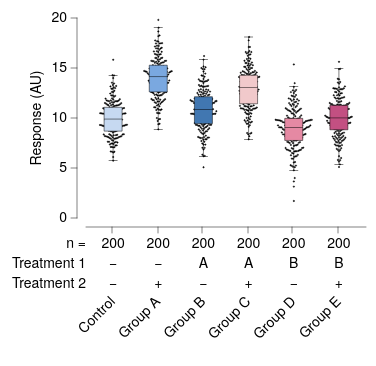

Vega-Lite specification stored for this chart:
### Vega-Lite specification from a JSON file in a GitHub repository (floating-point values rounded to 4 significant figures; data arrays with more than 128 entries replaced by an {"elided": "..."} marker saying what was removed)
{"background": null, "config": {"arc": {"fill": "#DBDBDB", "fillOpacity": 1.0, "innerRadius": 25.0, "padAngle": 0.03, "stroke": "black", "strokeOpacity": 1, "strokeWidth": 0.25}, "area": {"fill": "#DBDBDB", "fillOpacity": 1.0, "stroke": "black", "strokeOpacity": 1, "strokeWidth": 0.25}, "axis": {"domain": true, "domainCap": "round", "domainColor": "black", "domainWidth": 0.25, "grid": false, "gridCap": "round", "gridColor": "#F1F1F1", "gridDash": [0, 0], "gridOpacity": 1.0, "gridWidth": 0.25, "labelColor": "black", "labelFont": "HelveticaNeue", "labelFontSize": 7, "labelFontStyle": "normal", "labelFontWeight": 400, "offset": 4.5, "ticks": true, "tickCap": "round", "tickColor": "black", "tickSize": 3, "tickWidth": 0.25, "titleColor": "black", "titleFont": "HelveticaNeue", "titleFontSize": 7, "titleFontStyle": "normal", "titleFontWeight": 400}, "axisX": {"domain": true, "labelAlign": "center", "labelAngle": 0, "labels": true, "ticks": true, "translate": 0}, "axisY": {"domain": true, "labelAlign": "right", "labelAngle": 0, "labels": true, "ticks": true, "translate": 0}, "axisRight": {"domain": true, "labelAlign": "left", "labelAngle": 0, "labels": true, "ticks": true, "translate": 0}, "axisTop": {"domain": true, "labelAlign": "center", "labelAngle": 0, "labels": true, "ticks": true, "translate": 0}, "bar": {"fill": "#DBDBDB", "fillOpacity": 1.0, "stroke": "black", "strokeOpacity": 1, "strokeWidth": 0.25}, "boxplot": {"size": 9.0, "ticks": {"cornerRadius": 0.25, "fill": "black", "size": 4.5, "thickness": 0.25}, "box": {"fillOpacity": 1.0, "stroke": "black", "strokeOpacity": 1, "strokeWidth": 0.25}, "median": {"fill": "black", "fillOpacity": 1.0, "size": 9.0, "thickness": 0.25}, "rule": {"fill": "black", "fillOpacity": 1.0, "size": 10.0, "stroke": "black", "strokeDash": [0, 0], "strokeOpacity": 1, "strokeWidth": 0.25}, "outliers": {"color": "black", "fill": "black", "fillOpacity": 1.0, "size": 0, "stroke": "black", "strokeOpacity": 1, "strokeWidth": 0.25}}, "circle": {"fill": "black", "fillOpacity": 1.0, "size": 0.5, "stroke": "black", "strokeOpacity": 1, "strokeWidth": 0.25}, "errorband": {"band": {"fillOpacity": 0.6, "stroke": null, "strokeWidth": 0.25, "strokeOpacity": 1}, "borders": {"opacity": 0, "strokeOpacity": 0.25, "strokeWidth": 1}}, "errorbar": {"opacity": 1, "rule": {"strokeDash": [0, 0], "strokeWidth": 0.5}, "ticks": {"color": "black", "cornerRadius": 0.25, "opacity": 1, "size": 6.0, "thickness": 0.5}, "thickness": 0.5}, "font": "HelveticaNeue", "geoshape": {"fill": "#DBDBDB", "fillOpacity": 1.0, "stroke": "black", "strokeOpacity": 1, "strokeWidth": 0.25}, "header": {"labelColor": "black", "labelFont": "HelveticaNeue", "labelFontSize": 7, "labelFontStyle": "normal", "labelFontWeight": 400, "titleColor": "black", "titleFont": "HelveticaNeue", "titleFontSize": 7, "titleFontStyle": "normal", "titleFontWeight": 400, "titlePadding": 0}, "legend": {"disable": false, "offset": 4.5, "gradientLength": 50.0, "gradientThickness": 5.0, "gradientOpacity": 1.0, "gradientStrokeColor": "black", "gradientStrokeWidth": 0.25, "labelColor": "black", "labelFont": "HelveticaNeue", "labelFontSize": 7, "labelFontStyle": "normal", "labelFontWeight": 400, "strokeColor": "black", "strokeWidth": 0, "symbolSize": 42, "symbolStrokeColor": "black", "symbolStrokeWidth": 0.25, "titleColor": "black", "titleFont": "HelveticaNeue", "titleFontSize": 7, "titleFontStyle": "normal", "titleFontWeight": 400}, "line": {"color": "black", "stroke": "black", "strokeCap": "round", "strokeDash": [0, 0], "strokeOpacity": 1, "strokeWidth": 0.375}, "point": {"filled": true, "fill": "#DBDBDB", "fillOpacity": 1.0, "size": 5.0, "stroke": "black", "strokeOpacity": 1, "strokeWidth": 0.25}, "range": {"category": ["#C6D9F1", "#F1C9CB", "#FEF0B9", "#CEE37A", "#7AA8E0", "#E589A3", "#FDDD5D", "#68B961", "#4177B1", "#C35082", "#E5C227", "#438156"], "diverging": {"scheme": ["#C35082", "#CE6D94", "#D989A7", "#E2A4BA", "#EABFCE", "#F1DBE2", "#F6F6F6", "#D7E0EB", "#B9CBE0", "#9BB6D5", "#7DA1C9", "#5F8CBD", "#4177B1"]}, "heatmap": {"scheme": ["#DFE9F7", "#C6D9F1", "#ADC8EC", "#94B8E6", "#7AA8E0", "#6097DA", "#4D87CA", "#4177B1", "#386898", "#2F597F", "#264A69", "#1D3A58"]}, "ordinal": {"scheme": ["#F1F1F1", "#DBDBDB", "#C6C6C6", "#B2B2B2", "#9D9D9D", "#898989", "#767676", "#636363", "#515151", "#404040", "#2F2F2F", "#1F1F1F"]}, "ramp": {"scheme": ["#DFE9F7", "#C6D9F1", "#ADC8EC", "#94B8E6", "#7AA8E0", "#6097DA", "#4D87CA", "#4177B1", "#386898", "#2F597F", "#264A69", "#1D3A58"]}}, "rule": {"color": "black", "stroke": "black", "strokeCap": "round", "strokeDash": [2, 2], "strokeOpacity": 1, "strokeWidth": 0.25}, "scale": {"bandPaddingInner": 0.1, "bandPaddingOuter": 0.1, "round": false}, "rect": {"fill": "#DBDBDB", "fillOpacity": 1.0, "stroke": "black", "strokeOpacity": 1, "strokeWidth": 0.25}, "square": {"fill": "#DBDBDB", "fillOpacity": 1.0, "size": 10.0, "stroke": "black", "strokeOpacity": 1, "strokeWidth": 0.25}, "text": {"color": "black", "font": "HelveticaNeue", "fontSize": 7, "fontStyle": "normal", "fontWeight": 400}, "title": {"anchor": "middle", "frame": "group", "color": "black", "font": "HelveticaNeue", "fontSize": 7, "fontStyle": "normal", "fontWeight": 400, "subtitleColor": "black", "subtitleFont": "HelveticaNeue", "subtitleFontSize": "HelveticaNeue", "subtitleFontStyle": "normal", "subtitleFontWeight": 400}, "view": {"continuousWidth": 140, "continuousHeight": 100, "discreteWidth": 140, "discreteHeight": 100, "fill": null, "stroke": null, "strokeWidth": 0.25}}, "vconcat": [{"layer": [{"mark": {"type": "circle"}, "encoding": {"x": {"axis": {"labels": false, "title": null}, "field": "group", "sort": ["Control", "Group A", "Group B", "Group C", "Group D", "Group E"], "type": "nominal"}, "xOffset": {"field": "beeswarm_x", "type": "quantitative"}, "y": {"field": "value", "title": "Response (AU)", "type": "quantitative"}}}, {"mark": {"type": "boxplot"}, "encoding": {"color": {"field": "group", "legend": null, "scale": {"range": ["#C6D9F1", "#7AA8E0", "#4177B1", "#F1C9CB", "#E589A3", "#C35082", "#FEF0B9", "#FDDD5D", "#E5C227", "#CEE37A", "#68B961", "#438156"]}, "sort": ["Control", "Group A", "Group B", "Group C", "Group D", "Group E"], "type": "nominal"}, "x": {"axis": {"labels": false, "title": null}, "field": "group", "sort": ["Control", "Group A", "Group B", "Group C", "Group D", "Group E"], "type": "nominal"}, "y": {"field": "value", "title": "Response (AU)", "type": "quantitative"}}}], "data": {"name": "data-b55916a3dd92a8fc0c0c909b66b6a244"}}, {"layer": [{"data": {"name": "data-8e384f7fca272d50df34e21318c6a16f"}, "mark": {"type": "text", "align": "right", "baseline": "middle", "fontSize": 7}, "encoding": {"text": {"field": "__label", "type": "nominal"}, "x": {"value": 0}, "y": {"axis": {"domain": false, "grid": false, "labels": false, "ticks": false, "title": null}, "bandPosition": 0.5, "field": "__label", "scale": {"domain": ["n =", "Treatment 1", "Treatment 2"], "range": [0, 30]}, "sort": ["n =", "Treatment 1", "Treatment 2"], "type": "nominal"}}}, {"data": {"name": "data-b44f9ca3f86479825c7099a0a69e0cb1"}, "mark": {"type": "text", "align": "center", "baseline": "middle", "fontSize": 7}, "encoding": {"text": {"field": "__value", "type": "nominal"}, "x": {"axis": {"domain": false, "grid": false, "labels": false, "ticks": false, "title": null}, "field": "__category", "sort": ["Control", "Group A", "Group B", "Group C", "Group D", "Group E"], "type": "nominal"}, "y": {"axis": {"domain": false, "grid": false, "labels": false, "ticks": false, "title": null}, "bandPosition": 0.5, "field": "__label", "scale": {"domain": ["n =", "Treatment 1", "Treatment 2"], "range": [0, 30]}, "sort": ["n =", "Treatment 1", "Treatment 2"], "type": "nominal"}}}, {"data": {"name": "data-b7f239f5e40a3f3539184fdd59d3e5b6"}, "mark": {"type": "text", "align": "center", "baseline": "middle", "fontSize": 7}, "encoding": {"text": {"field": "__value", "type": "nominal"}, "x": {"axis": {"domain": false, "grid": false, "labels": false, "ticks": false, "title": null}, "field": "__category", "sort": ["Control", "Group A", "Group B", "Group C", "Group D", "Group E"], "type": "nominal"}, "y": {"axis": {"domain": false, "grid": false, "labels": false, "ticks": false, "title": null}, "bandPosition": 0.5, "field": "__label", "scale": {"domain": ["n =", "Treatment 1", "Treatment 2"], "range": [0, 30]}, "sort": ["n =", "Treatment 1", "Treatment 2"], "type": "nominal"}}}, {"data": {"name": "data-32413111d7e558e629bf3a1db786038f"}, "mark": {"type": "text", "align": "right", "angle": 315, "baseline": "middle", "fontSize": 7}, "encoding": {"text": {"field": "__category", "type": "nominal"}, "x": {"axis": {"domain": false, "grid": false, "labels": false, "ticks": false, "title": null}, "field": "__category", "sort": ["Control", "Group A", "Group B", "Group C", "Group D", "Group E"], "type": "nominal"}, "y": {"value": 32.74}}}], "height": 56, "view": {"fill": null, "stroke": null}, "width": 140}], "resolve": {"scale": {"x": "shared"}}, "spacing": 0, "$schema": "https://vega.github.io/schema/vega-lite/v6.4.1.json", "datasets": {"data-b55916a3dd92a8fc0c0c909b66b6a244": {"elided": "1200 records"}, "data-8e384f7fca272d50df34e21318c6a16f": [{"__label": "n =", "__dysonsphere__": 1}, {"__label": "Treatment 1", "__dysonsphere__": 1}, {"__label": "Treatment 2", "__dysonsphere__": 1}], "data-b44f9ca3f86479825c7099a0a69e0cb1": [{"__label": "Treatment 2", "__category": "Control", "__value": "−", "__dysonsphere__": 1}, {"__label": "Treatment 2", "__category": "Group A", "__value": "+", "__dysonsphere__": 1}, {"__label": "Treatment 2", "__category": "Group B", "__value": "−", "__dysonsphere__": 1}, {"__label": "Treatment 2", "__category": "Group C", "__value": "+", "__dysonsphere__": 1}, {"__label": "Treatment 2", "__category": "Group D", "__value": "−", "__dysonsphere__": 1}, {"__label": "Treatment 2", "__category": "Group E", "__value": "+", "__dysonsphere__": 1}], "data-b7f239f5e40a3f3539184fdd59d3e5b6": [{"__label": "n =", "__category": "Control", "__value": "200", "__dysonsphere__": 1}, {"__label": "n =", "__category": "Group A", "__value": "200", "__dysonsphere__": 1}, {"__label": "n =", "__category": "Group B", "__value": "200", "__dysonsphere__": 1}, {"__label": "n =", "__category": "Group C", "__value": "200", "__dysonsphere__": 1}, {"__label": "n =", "__category": "Group D", "__value": "200", "__dysonsphere__": 1}, {"__label": "n =", "__category": "Group E", "__value": "200", "__dysonsphere__": 1}, {"__label": "Treatment 1", "__category": "Control", "__value": "−", "__dysonsphere__": 1}, {"__label": "Treatment 1", "__category": "Group A", "__value": "−", "__dysonsphere__": 1}, {"__label": "Treatment 1", "__category": "Group B", "__value": "A", "__dysonsphere__": 1}, {"__label": "Treatment 1", "__category": "Group C", "__value": "A", "__dysonsphere__": 1}, {"__label": "Treatment 1", "__category": "Group D", "__value": "B", "__dysonsphere__": 1}, {"__label": "Treatment 1", "__category": "Group E", "__value": "B", "__dysonsphere__": 1}], "data-32413111d7e558e629bf3a1db786038f": [{"__category": "Control", "__dysonsphere__": 1}, {"__category": "Group A", "__dysonsphere__": 1}, {"__category": "Group B", "__dysonsphere__": 1}, {"__category": "Group C", "__dysonsphere__": 1}, {"__category": "Group D", "__dysonsphere__": 1}, {"__category": "Group E", "__dysonsphere__": 1}]}}
